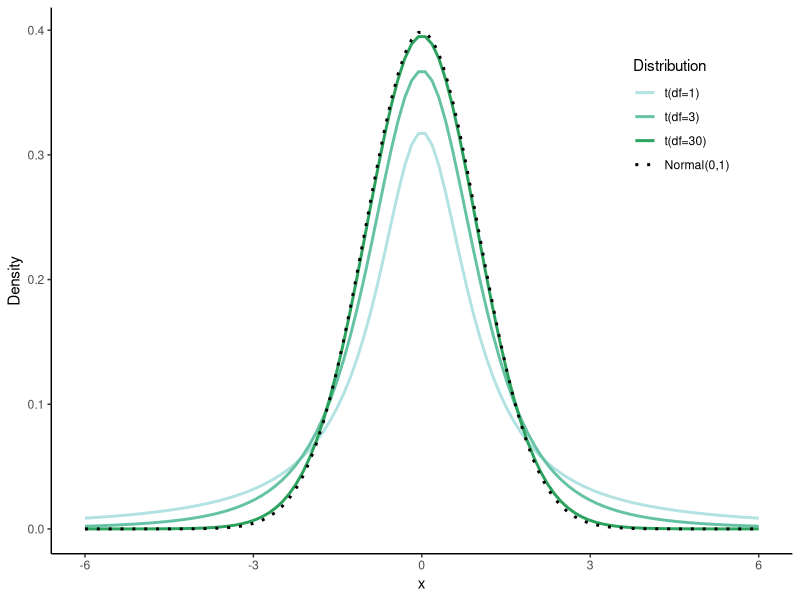
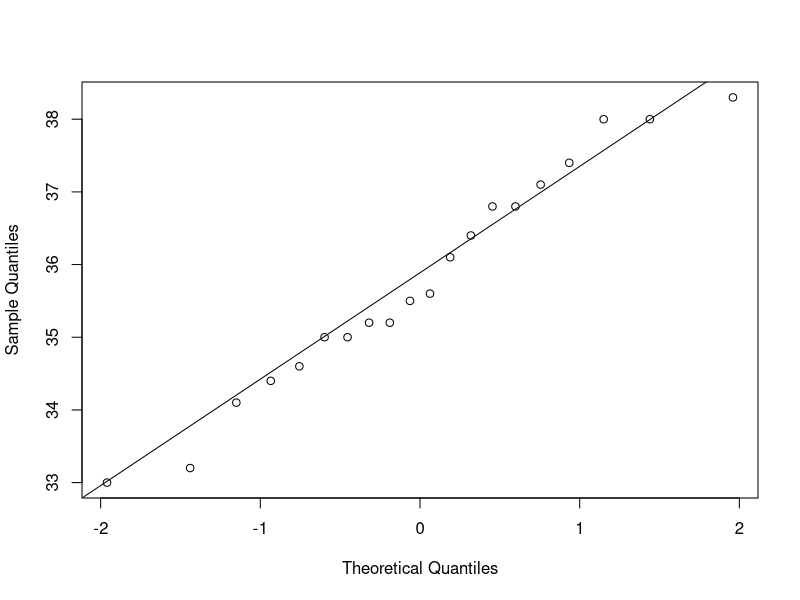
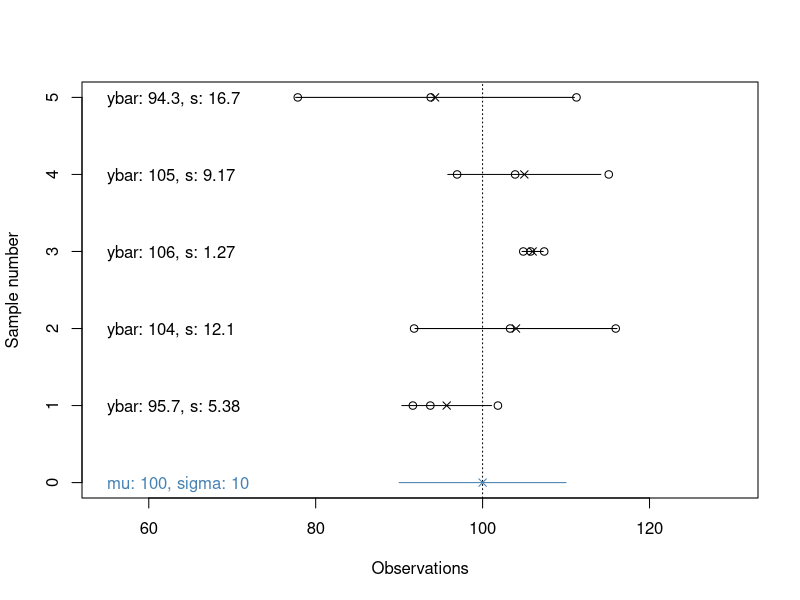
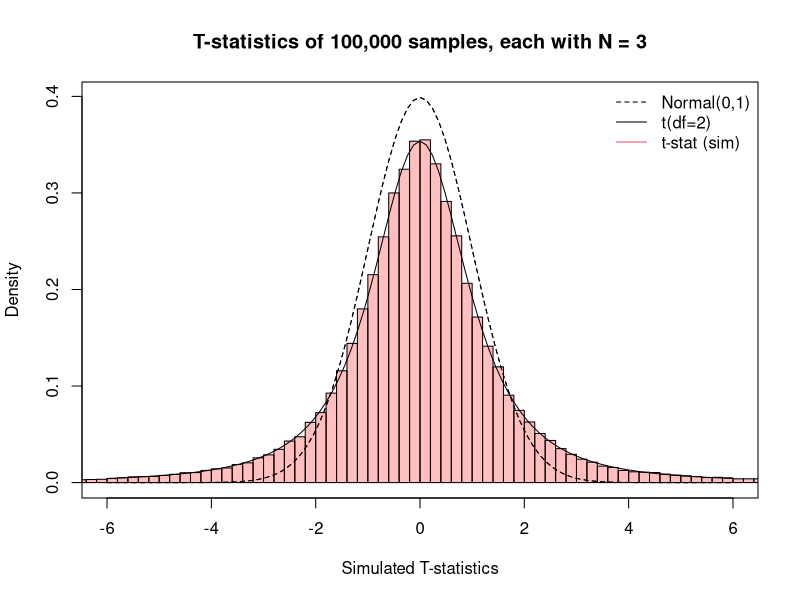
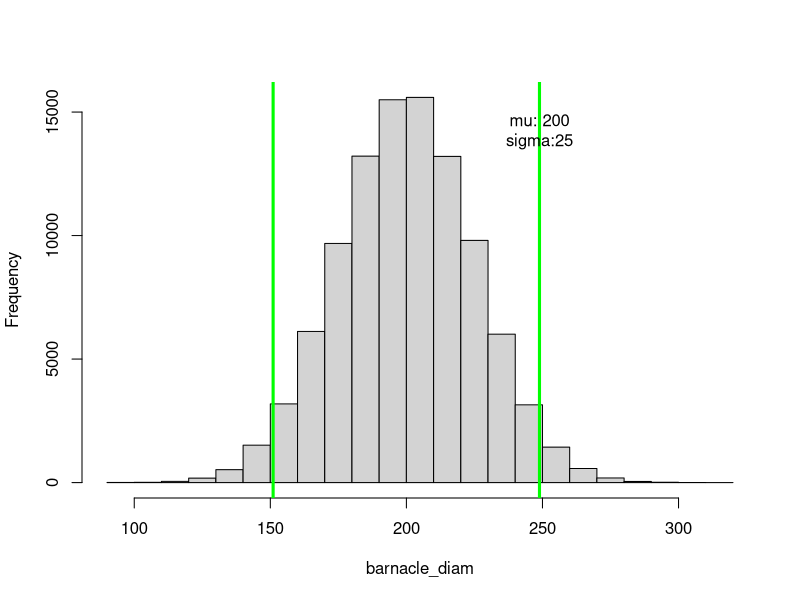
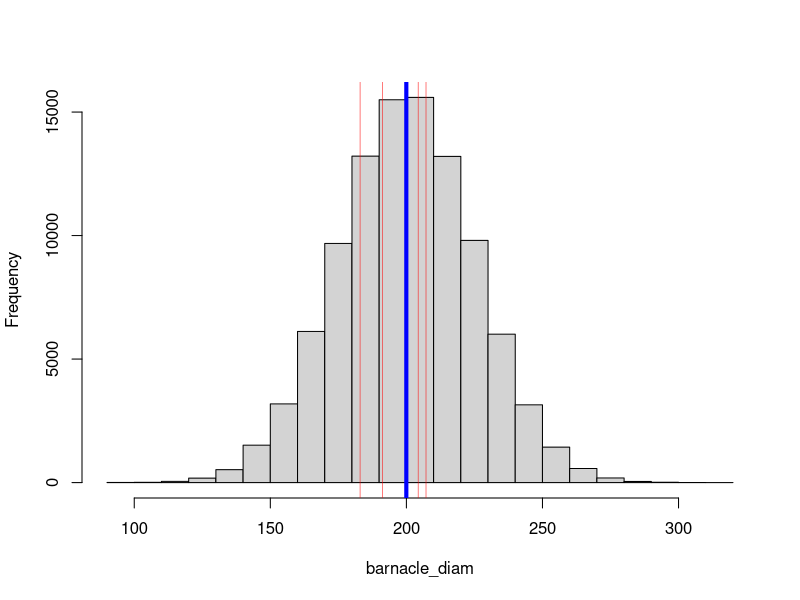
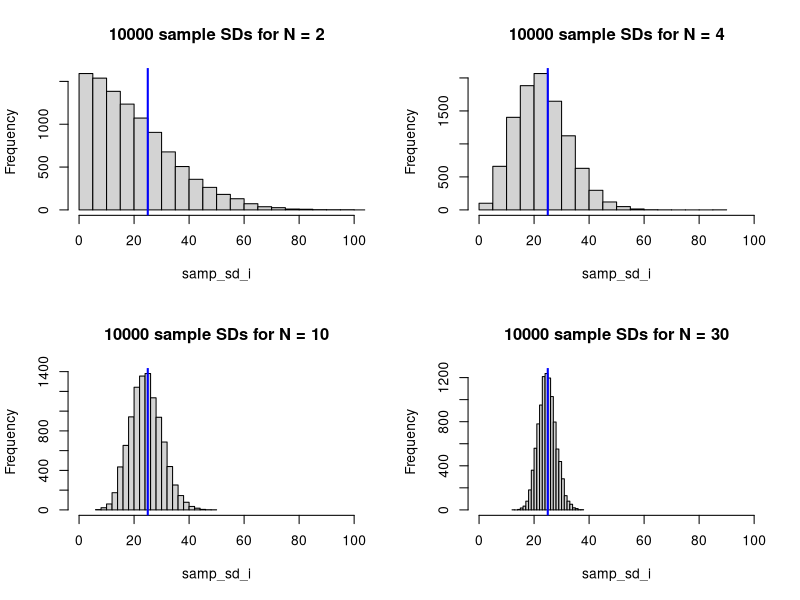
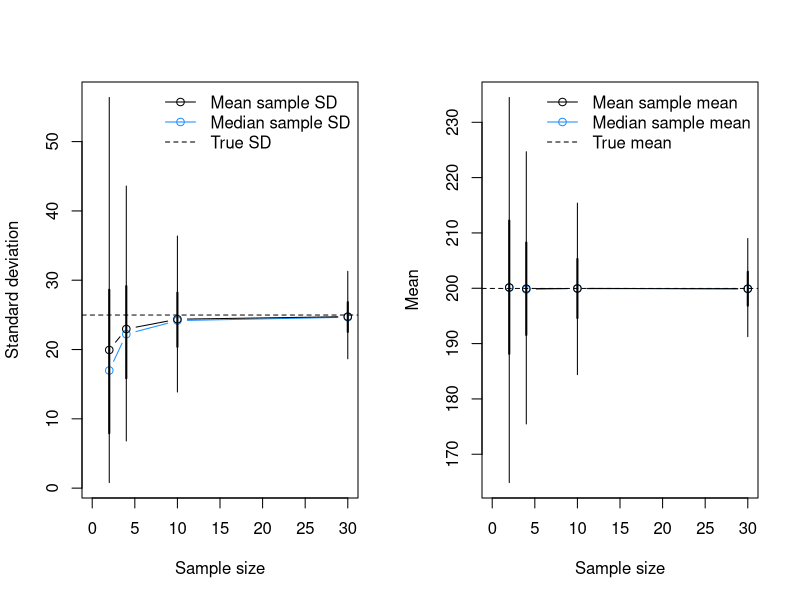

Generate these figures, in order, with R:
## ---- chunk 1
#| message: false
#| warning: false

library(tidyverse)
library(readxl)
set.seed(2025)
## ---- chunk 2
#| label: fig-t_vs_norm
#| fig-cap: "Comparison of different t-distributions (note that at df=30, the distribution is nearly identical to the normal distribution)."
#| message: false
#| warning: false
#| fig-width: 4
#| fig-height: 3
#| code-fold: true

t_Norm.df <- tibble(
  x = seq(-6, 6, length.out = 100),
  Norm = dnorm(x),
  t01 = dt(x, 1),
  t03 = dt(x, 3),
  t30 = dt(x, 30)
) |>
  pivot_longer(2:5, names_to = "distr", values_to = "Density") |>
  mutate(Distribution = factor(distr,
    levels = c("t01", "t03", "t30", "Norm"),
    labels = c("t(df=1)", "t(df=3)", "t(df=30)", "Normal(0,1)")
  ))

ggplot(t_Norm.df, aes(x, Density, colour = Distribution, linetype = Distribution)) +
  geom_line(linewidth = 1) +
  scale_colour_manual(values = c(RColorBrewer::brewer.pal(5, "BuGn")[2:4], "black")) +
  scale_linetype_manual(values = c(1, 1, 1, 3)) +
  theme_classic() +
  theme(legend.position = c(0.85, 0.8))
## ---- chunk 3
cod_df <- read_excel("data/H2DS_practicalData.xlsx", sheet = "Cod lengths")
str(cod_df)
## ---- chunk 4
#| label: fig-cod_qq
#| fig-cap: "QQ-plot for the sample of cod."
#| fig-width: 4
#| fig-height: 4

qqnorm(cod_df$CodLength_cm, main = NULL)
qqline(cod_df$CodLength_cm)
## ---- chunk 5
#| code-fold: true
cod_df |>
  summarise(mean=mean(CodLength_cm),
            sd=sd(CodLength_cm),
            N=n(),
            SEM=sd(CodLength_cm)/sqrt(N))

## ---- chunk 6
#| code-fold: true
ybar <- mean(cod_df$CodLength_cm)
SEM <- sd(cod_df$CodLength_cm) / sqrt(length(cod_df$CodLength_cm))
T_stat <- (ybar - 36.6) / SEM
round(T_stat, 2)
## ---- chunk 7
#| code-fold: true
pt(T_stat, df=19) |> round(5)
## ---- chunk 8
#| code-fold: true
t.test(cod_df$CodLength_cm, mu = 36.6, alternative = "less")
## ---- chunk 9
#| label: fig-repeatSamples
#| fig-cap: "Repeated samples from a normal distribution. Open points are observations in the sample, with 'x' giving the mean and lines showing 1 sd."
#| fig-width: 8
#| fig-height: 4
#| code-copy: true

# set simulation details and population parameters
num_samples <- 5
sample_size <- 3
mu <- 100
sigma <- 10

# initialize plot
set.seed(1)
xlims <- c(mu-4.5*sigma, mu+3*sigma)
plot(NA, NA, xlim=xlims, ylim=c(0,num_samples),
     xlab="Observations", ylab="Sample number")
abline(v=mu, lty=3)
points(mu, 0, pch=4, col="steelblue")
segments(mu-sigma, 0, mu+sigma, 0, col="steelblue")
text(x=xlims[1], y=0, adj=c(0,0.5), col="steelblue", 
     labels=paste0("mu: ", mu, ", sigma: ", sigma))

# repeatedly sample
for (i in 1:num_samples) {
  sample_i <- rnorm(n = sample_size, mean = mu, sd = sigma)
  sample_mean <- signif(mean(sample_i), 3)
  sample_sd <- signif(sd(sample_i), 3)
  # add to plot
  points(sample_i, rep(i, sample_size))
  points(sample_mean, i, pch=4)
  segments(sample_mean-sample_sd, i, sample_mean+sample_sd, i)
  text(x=xlims[1], y=i, adj=c(0,0.5),
       paste0("ybar: ", sample_mean, ", s: ", sample_sd))
}
## ---- chunk 10
#| label: fig-t_stat_hist
#| fig-cap: "Histogram of 100,000 T-statistics calculated from 100,000 samples, along with the corresponding theoretical t-distribution (solid line) and a standard normal (dotted line)."
#| fig-width: 6
#| fig-height: 4
#| code-copy: true

mu <- 10 # population mean
sigma <- 10 # population sd
num_samples <- 1e5 # number of samples
sample_size <- 3 # size of each sample
T_sample <- numeric(num_samples) # sample t statistics

# for each repeat: draw a sample, calculate SE and T, and store T in T_sample
for(i in 1:num_samples) {
  sample_i <- rnorm(sample_size, mu, sigma)
  sample_SEM <- sd(sample_i) / sqrt(sample_size)
  T_sample[i] <- (mean(sample_i) - mu) / (sample_SEM)
}

curve(dnorm(x, 0, 1), from = -6, to = 6, lty = 2, 
      xlab = "Simulated T-statistics", ylab = "Density",
      main = paste("T-statistics of", 
                   format(num_samples, big.mark=",", scientific=F), 
                   "samples, each with N =", sample_size))
hist(T_sample, freq = F, add = T, col = rgb(1, 0, 0, 0.25), 
     breaks = seq(floor(min(T_sample)), ceiling(max(T_sample)), by=0.2))
curve(dnorm(x, 0, 1), from = -6, to = 6, add = T, lty = 2)
curve(dt(x, sample_size - 1), from = -6, to = 6, add = T)
legend("topright", lty = c(2, 1, 1), col = c(1, 1, 2), bty = "n",
       c("Normal(0,1)", paste0("t(df=", sample_size-1, ")"), "t-stat (sim)"))
## ---- chunk 11
#| label: fig-ci_examp1
#| fig-cap: "Histogram of a simulated barnacle population with 2.5\\% and 97.5\\% quantiles."
#| fig-width: 5
#| fig-height: 4

# barnacle population meta-details
pop_size <- 100000  # number of barnacles in the population
barnacle_mu <- 200
barnacle_sigma <- 25

# the full population:
barnacle_diam <- rnorm(pop_size, mean = barnacle_mu, sd = barnacle_sigma)
mu <- mean(barnacle_diam)
sigma <- sd(barnacle_diam)

# histogram of the population with middle 95% shown
hist(barnacle_diam, main = NULL)
Q95 <- quantile(barnacle_diam, c(0.025, 0.975))
abline(v = Q95, col = "green", lwd = 3)
text(x=Q95[2], y=pop_size/7, 
     labels=paste0("mu: ", round(mu, 1), "\nsigma:", round(sigma, 1)))
## ---- chunk 12
#| label: fig-ci_examp2
#| fig-cap: "Histogram of the barnacle population showing location of 4 sample means (red lines), each with N = 5. The blue line shows the true population mean mu."
#| fig-width: 5
#| fig-height: 4

hist(barnacle_diam, main = NULL)
sample_size <- 5
num_samples <- 4
abline(v = mu, col = "blue", lwd = 4)

for (i in 1:num_samples) {
  sample_i <- sample(barnacle_diam, size = sample_size)
  print(sample_i)
  abline(v = mean(sample_i), col = "red", lwd = 0.5)
}
## ---- chunk 13
#| label: fig-sd_N_hist
#| fig-cap: "Histograms of sample standard deviations from repeated samples of the same barnacle population. The true population standard deviation is shown in blue."
#| fig-width: 8
#| fig-height: 6
#| code-fold: true

par(mfrow=c(2,2))
# sim_df will hold the sample sizes N, and the median and mean sample sd's 
num_samples <- 1e4
sim_df <- data.frame(N=c(2, 4, 10, 30),
                     sd_median=NA, sd_mean=NA,
                     sd_q025=NA, sd_q25=NA, sd_q75=NA, sd_q975=NA,
                     mn_median=NA, mn_mean=NA,
                     mn_q025=NA, mn_q25=NA, mn_q75=NA, mn_q975=NA) 

# for each sample size N, draw a sample and store its mean and sd
# repeat this num_samples times
# plot a histogram of the sample sd's, then store the mean and median
for (i in 1:nrow(sim_df)) {
  samp_sd_i <- numeric(num_samples) 
  samp_mn_i <- numeric(num_samples) 
  for (j in 1:num_samples) { 
    sample_ij <- sample(barnacle_diam, size = sim_df$N[i])
    samp_sd_i[j] <- sd(sample_ij)
    samp_mn_i[j] <- mean(sample_ij)
  }
  hist(samp_sd_i, main = paste(num_samples, "sample SDs for N =", sim_df$N[i]), 
       breaks = 20, xlim = c(0, 100))
  abline(v = sigma, col = "blue", lwd = 2)
  sim_df[i, 2:13] <- c(median(samp_sd_i), mean(samp_sd_i),
                       quantile(samp_sd_i, probs = c(0.025, 0.25, 0.75, 0.975)),
                       median(samp_mn_i), mean(samp_mn_i),
                       quantile(samp_mn_i, probs = c(0.025, 0.25, 0.75, 0.975)))
}
## ---- chunk 14
#| label: fig-sd_N_lines
#| fig-cap: "Mean (black), median (blue), and 50\\% and 95\\% quantiles (vertical lines) for (left) sample standard deviations at each sample size compared to the true population standard deviation (dotted line) or for the (right) sample means."
#| fig-width: 9
#| fig-height: 5
#| code-fold: true

par(mfrow=c(1,2))
plot(sim_df$N, sim_df$sd_median, col = "dodgerblue",
  xlim = c(0, 30), ylim = range(c(sim_df[,2:7], sigma)),
  type = "b", xlab = "Sample size", ylab = "Standard deviation"
)
segments(sim_df$N, sim_df$sd_q25, sim_df$N, sim_df$sd_q75, lwd=2)
segments(sim_df$N, sim_df$sd_q025, sim_df$N, sim_df$sd_q975)
lines(sim_df$N, sim_df$sd_mean, type = "b")
abline(h = sigma, lty = 2)
legend("topright", c("Mean sample SD", "Median sample SD", "True SD"),
  col = c("black", "dodgerblue", "black"),
  lty = c(1, 1, 2), pch = c(1, 1, NA), bty = "n"
)
plot(sim_df$N, sim_df$mn_median, col = "dodgerblue",
  xlim = c(0, 30), ylim = range(c(sim_df[,8:13], mu)),
  type = "b", xlab = "Sample size", ylab = "Mean"
)
segments(sim_df$N, sim_df$mn_q25, sim_df$N, sim_df$mn_q75, lwd=2)
segments(sim_df$N, sim_df$mn_q025, sim_df$N, sim_df$mn_q975)
lines(sim_df$N, sim_df$mn_mean, type = "b")
abline(h = mu, lty = 2)
legend("topright", c("Mean sample mean", "Median sample mean", "True mean"),
  col = c("black", "dodgerblue", "black"),
  lty = c(1, 1, 2), pch = c(1, 1, NA), bty = "n"
)
## ---- chunk 15
#| label: fig-ci_examp3
#| fig-cap: "Histogram illustrating the barnacle population with population mean (blue) and sample means with 95\\% CIs (red) repeated across 5 samples."
#| fig-width: 5
#| fig-height: 4
#| code-copy: true

num_samples <- 5
sample_size <- 3

# plot population
hist(barnacle_diam, 
     xlim = c(barnacle_mu-6*barnacle_sigma, barnacle_mu+6*barnacle_sigma), 
     ylim = c(0, length(barnacle_diam)/6),
     main = NULL, 
     col = "grey90", border = "grey50", xlab = "Barnacle diameter")
abline(v = mu, col = "blue", lwd = 2)
y_pos <- seq(0, length(barnacle_diam)/6, length.out=num_samples)

# draw samples, calculate mean and 95% CIs, and plot them
for (i in 1:num_samples) {
  sample_i <- sample(barnacle_diam, size = sample_size)
  points(x = mean(sample_i), y = y_pos[i], col = "red", pch = 16, cex = 0.75)
  sample_ci <- c(
    mean(sample_i) + qt(0.025, (sample_size - 1)) * (sd(sample_i) / sqrt(sample_size)),
    mean(sample_i) + qt(0.975, (sample_size - 1)) * (sd(sample_i) / sqrt(sample_size))
  )
  arrows(sample_ci[1], y_pos[i], sample_ci[2], y_pos[i], 
         col = "red", code = 3, angle = 90, length=0.05)
}
## ---- chunk 16
barnacle_sample <- sample(barnacle_diam, size=10)
examp_ttest <- t.test(barnacle_sample, conf.level=0.89) # 89% CIs
examp_ttest
# Or just the confidence intervals:
examp_ttest$conf.int
## ---- chunk 17
#| label: fig-ci_v_N
#| fig-cap: "Confidence interval size vs. sample size."
#| fig-width: 6
#| fig-height: 4
#| code-fold: true

num_samples <- 10
sample_sizes <- c(2, 5, 10)

CI_df <- expand_grid(N=sample_sizes,
                     sample_id=1:num_samples) |>
  rowwise() |>
  mutate(obs=list(sample(barnacle_diam, N)),
         mn=mean(obs),
         ci_lo=t.test(obs)$conf.int[1],
         ci_hi=t.test(obs)$conf.int[2]) |>
  ungroup() |>
  mutate(N=factor(N, levels=unique(N), labels=paste("N =", sample_sizes)))
ggplot(CI_df, aes(mn, sample_id, xmin=ci_lo, xmax=ci_hi, colour=N)) +
  geom_vline(xintercept=barnacle_mu, colour="cadetblue") + 
  geom_point(size=1.5) + 
  geom_errorbarh(height=0.15) + 
  facet_wrap(~N, ncol=1, scales="free_y", strip.position="left") + 
  labs(x="Sample mean and 95% confidence interval") +
  theme_bw() + 
  theme(axis.text.y=element_blank(), 
        axis.ticks.y=element_blank(),
        axis.title.y=element_blank(),
        legend.position="none",
        panel.grid.minor=element_blank())
